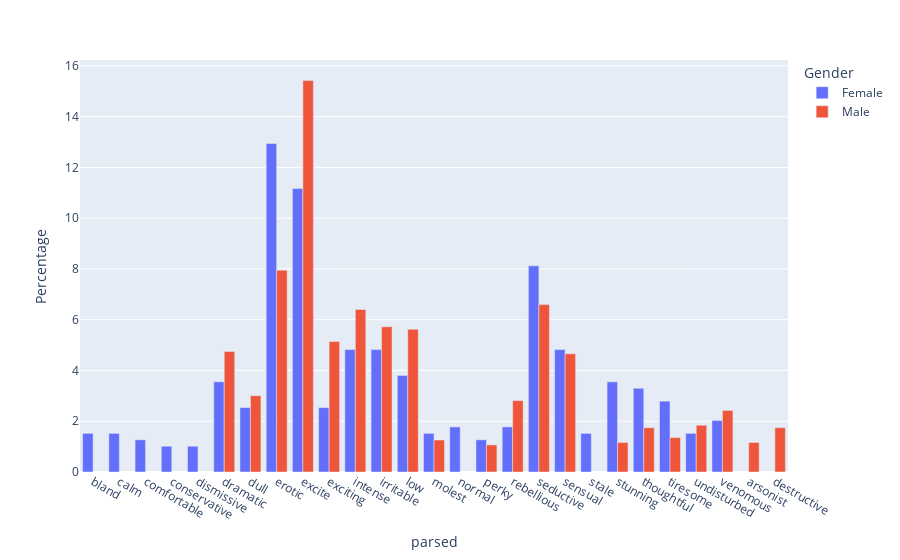

Notebook cell for this chart:
### Markdown cell above
### Qwen2

### Code cell
subset = df[['Spkr', 'segment', 'Age', 'Gender', 'Education', 'Occupation', 'Edu.Group', 'Age.Group', 
       'model_response_adjective_arousal_Qwen2-Audio-7B-Instruct',
       'model_prompt_adjective_arousal_Qwen2-Audio-7B-Instruct']].copy()


subset['parsed'] = subset.apply(lambda row: parse_adjectives(row, 'model_response_adjective_arousal_Qwen2-Audio-7B-Instruct', ADJECTIVES_AROUSAL['english']), axis=1)


df_exploded = subset.explode('parsed')
result = df_exploded.groupby(['Gender', 'parsed']).size().reset_index(name='count')


result['Total'] = result.groupby('Gender')['count'].transform('sum')
result['Percentage'] = result['count'] / result['Total'] * 100

result = result[result['Percentage']>1]


# Create a grouped bar plot
fig = px.bar(
    result,
    x='parsed',
    y='Percentage',
    color='Gender',    # Different colors for each group
    barmode='group',  # Place bars side-by-side rather than stacking them
)
fig.show()

### Figure 1 — Plotly figure (JSON) as saved in the notebook; plotly's stock layout.template omitted (floating-point values rounded to 4 significant figures)
{"data": [{"alignmentgroup": "True", "hovertemplate": "Gender=Female<br>parsed=%{x}<br>Percentage=%{y}<extra></extra>", "legendgroup": "Female", "marker": {"color": "#636efa", "pattern": {"shape": ""}}, "name": "Female", "offsetgroup": "Female", "orientation": "v", "showlegend": true, "textposition": "auto", "type": "bar", "x": ["bland", "calm", "comfortable", "conservative", "dismissive", "dramatic", "dull", "erotic", "excite", "exciting", "intense", "irritable", "low", "molest", "normal", "perky", "rebellious", "seductive", "sensual", "stale", "stunning", "thoughtful", "tiresome", "undisturbed", "venomous"], "xaxis": "x", "y": [1.523, 1.523, 1.269, 1.015, 1.015, 3.553, 2.538, 12.94, 11.17, 2.538, 4.822, 4.822, 3.807, 1.523, 1.777, 1.269, 1.777, 8.122, 4.822, 1.523, 3.553, 3.299, 2.792, 1.523, 2.03], "yaxis": "y"}, {"alignmentgroup": "True", "hovertemplate": "Gender=Male<br>parsed=%{x}<br>Percentage=%{y}<extra></extra>", "legendgroup": "Male", "marker": {"color": "#EF553B", "pattern": {"shape": ""}}, "name": "Male", "offsetgroup": "Male", "orientation": "v", "showlegend": true, "textposition": "auto", "type": "bar", "x": ["arsonist", "destructive", "dramatic", "dull", "erotic", "excite", "exciting", "intense", "irritable", "low", "molest", "perky", "rebellious", "seductive", "sensual", "stunning", "thoughtful", "tiresome", "undisturbed", "venomous"], "xaxis": "x", "y": [1.164, 1.746, 4.753, 3.007, 7.953, 15.42, 5.141, 6.402, 5.723, 5.626, 1.261, 1.067, 2.813, 6.596, 4.656, 1.164, 1.746, 1.358, 1.843, 2.425], "yaxis": "y"}], "layout": {"barmode": "group", "legend": {"title": {"text": "Gender"}, "tracegroupgap": 0}, "margin": {"t": 60}, "xaxis": {"anchor": "y", "domain": [0, 1], "title": {"text": "parsed"}}, "yaxis": {"anchor": "x", "domain": [0, 1], "title": {"text": "Percentage"}}}}
